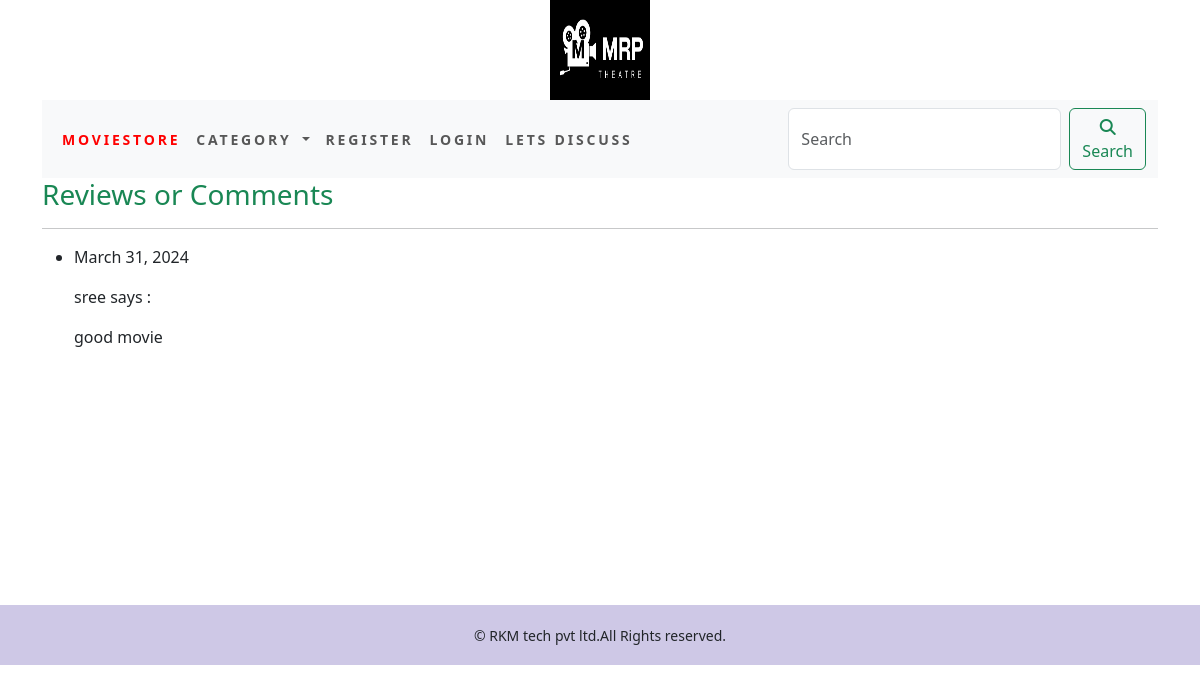
Screenshot of /userreviewapp/dispReview/ with the database file from the repository.
### userreviewapp/models.py (models this page shows, shortened)
class Reviews(models.Model):
    desc=models.TextField(blank=True)
    created=models.DateField(auto_now_add=True)
    updated=models.DateField(auto_now_add=True)
    uname = models.ForeignKey(User, on_delete=models.CASCADE)
    class Meta:
        ordering = ('uname',)
        verbose_name = 'review'
        verbose_name_plural = 'review'

### userreviewapp/views.py (the view)
# urls.py: path('dispReview/',views.dispReview,name='dispReview'),
def dispReview(request):
    review = Reviews.objects.all()
    return render(request, 'review.html', {'review': review})

### movieapp/context_processors.py (called while the page is built)
def menu_link(request):
    links=Category.objects.all()
    return dict(links=links)

### movieapp/models.py (called while the page is built)
    def get_url(self):
        return reverse('movieapp:movies_by_category',args=[self.slug])

### templates/review.html (shortened to what this page needs)
{% extends 'base.html' %}
{% block content %}
</div>
<div>
<div class="container bootstrap snippets bootdey">
    <div class="row">
		<div class="col-md-12">
		    <div class="blog-comment">
				<h3 class="text-success">Reviews or Comments</h3>
                <hr/>
				<ul class="comments">
					{% for rv in review %}
						<li class="clearfix">
						  <div class="post-comments">
							  <p class="meta">{{rv.created}}</p>
							  <p>{{rv.uname}} says :</p>
							  <p>
								  {{rv.desc}}
							  </p>
						  </div>
						</li>
					{% endfor %}
				</ul>
			</div>
		</div>
	</div>
</div>
<br><br><br><br><br><br><br><br><br><br>
{% endblock %}

### static/css/custom.css (style rules this page uses)
body { font-family: 'Playfair Display', serif, 'Protest Guerrilla', sans-serif, 'Rubik', sans-serif, 'Workbench', sans-serif; }

### rows the page displays
Reviews: created "March 31, 2024", uname "sree", desc "good movie"
